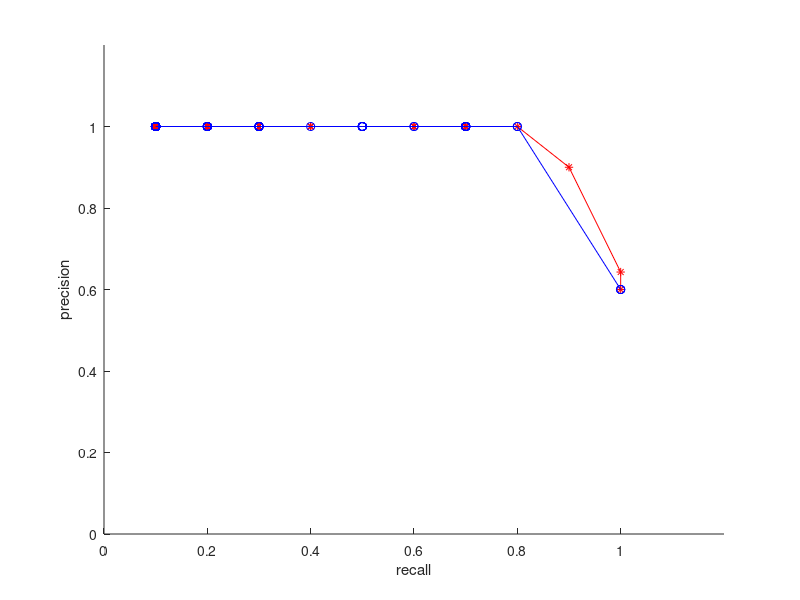

MATLAB code for this plot:
video_id = [1, 10, 11, 12, 13, 14, 15, 2,3,4,5,6,7,8,9];
returned = [27, 21, 73, 41, 11, 17, 68, 51, 8, 73, 44, 76, 48, 45, 9];
actual = [27, 21, 37, -1, 11, 17, 68, -1, 8, -1, 44, 76, -1, -1, 9];
n_hashes = [16763, 13293, 14803, 17643, 28226, 49279, 92138, 6608, 11535, 9140, 23800, 9584, 4227, 15838, 18303];
n_matches_first = [192, 48, 19, 13, 532, 421, 1291, 11, 354, 16, 264, 21, 9, 25, 1846 ];
n_matches_second = [17, 22, 19, 13, 18, 23, 57, 11, 20, 14, 22, 17, 9, 21, 18];
% correctness = [1, -1, 1, -1, 1, 1, -1, -1, 1, 1, 0, -1, 1, 1,1]
correctness = [1, 1, 0, -1, 1, 1, 1, -1, 1, -1, 1, 1, -1, -1, 1]
% confidence = [1, 0, 0, 0, 1, ]

[video_id' (n_matches_first./n_hashes)' correctness' (n_matches_first./n_matches_second)']
crit1 = (n_matches_first./n_matches_second)';
crit2 = (n_matches_first./n_hashes)';
% precision : TP/(TP+FP)
% recall : TP/(TP+FN)

t1 = [0:0.5:102];
t2 = [0:0.001:0.4];
c = zeros(15,1);

for j=1:size(t2,2)
	tp = 0;fp=0;fn = 0;
	for i=1:15 
		if(crit2(i) < t2(j) )
			returned(i) = -1;
		end

		% true positive
		if(returned(i) == actual(i) && returned(i) > 0)
			tp = tp + 1;
		end

		if(returned(i) ~= actual(i) && returned(i) > 0)
			fp = fp + 1;
		end

		if(returned(i) < 0 && actual(i) > 0)
			fn = fn + 1;
		end
	end

	precision(j) = tp/(tp+fp);
	recall(j) = tp/(tp+fn);

end

returned = [27, 21, 73, 41, 11, 17, 68, 51, 8, 73, 44, 76, 48, 45, 9];
actual = [27, 21, 37, -1, 11, 17, 68, -1, 8, -1, 44, 76, -1, -1, 9];


for j=1:size(t1,2)
	tp = 0;fp=0;fn = 0;
	for i=1:15 
		if(crit1(i) < t1(j) )
			returned(i) = -1;
		end

		% true positive
		if(returned(i) == actual(i) && returned(i) > 0)
			tp = tp + 1;
		end

		if(returned(i) ~= actual(i) && returned(i) > 0)
			fp = fp + 1;
		end

		if(returned(i) < 0 && actual(i) > 0)
			fn = fn + 1;
		end
	end

	precision2(j) = tp/(tp+fp);
	recall2(j) = tp/(tp+fn);

end

hold on;
plot(recall,precision,'r-*');
plot(recall2,precision2,'b-o');
axis([0 1.2 0 1.2]);
xlabel('recall');
ylabel('precision');

% ST1Query1 movie27
% ST1Query2 not_in_db
% ST1Query3 movie8
% ST1Query4 not_in_db
% ST1Query5 movie44
% ST1Query6 movie76
% ST1Query7 not_in_db
% ST1Query8 not_in_db
% ST1Query9 movie9
% ST1Query10 movie21
% ST1Query11 movie37
% ST1Query12 not_in_db
% ST1Query13 movie11
% ST1Query14 movie17
% ST1Query15 movie68
